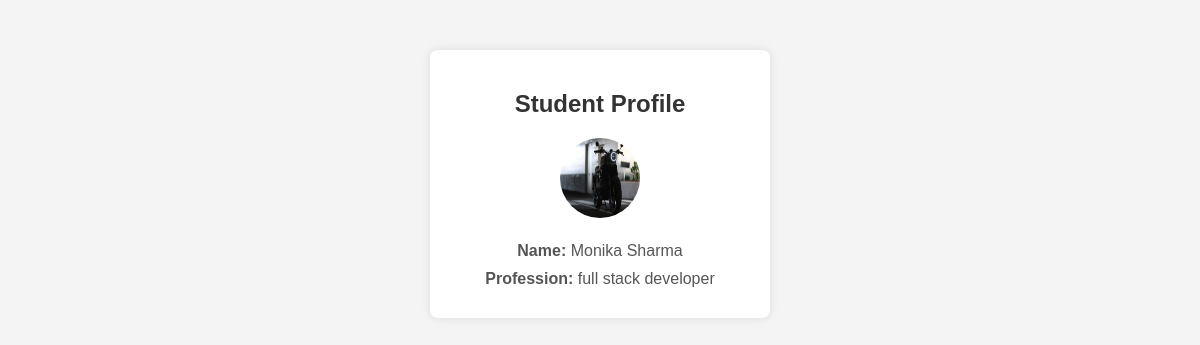
/admin/student_profile.php?id=30, run on the app's committed database.
### tables this page shows
CREATE TABLE `register_student` (
  `id` int(11) NOT NULL,
  `name` varchar(50) NOT NULL,
  `profession` varchar(255) NOT NULL,
  `email` varchar(255) NOT NULL,
  `password` varchar(255) NOT NULL,
  `image_path` varchar(255) NOT NULL
);

### admin/student_profile.php (the view, shortened to what this page needs)
<!DOCTYPE html>
<html lang="en">
<head>
</head>
<body>
    <?php
    include 'connect_db.php';
    if (isset($_GET['id']) && is_numeric($_GET['id'])) {
        $studentId = $_GET['id'];
        $selectSql = "SELECT * FROM register_student WHERE id = $studentId";
        $result = $conn->query($selectSql);
        if ($result->num_rows > 0) {
            $row = $result->fetch_assoc();
            $name = $row['name'];
            $profession = $row['profession'];
            $imagePath = $row['image_path'];
            echo '<div>';
            echo '<h2>Student Profile</h2>';
            echo '<img src="' . $imagePath . '" alt="' . $name . '">';
            echo '<p><strong>Name:</strong> ' . $name . '</p>';
            echo '<p><strong>Profession:</strong> ' . $profession . '</p>';
            echo '</div>';
        } else {
            echo "Student not found.";
        }
    } else {
        echo "Invalid student ID.";
    }
    ?>
</body>
</html>

### admin/student_profile.php (style rules this page uses)
body { font-family: 'Arial', sans-serif; background-color: #f4f4f4; text-align: center; margin: 50px; }
h2 { color: #333; }
div { background-color: #fff; border-radius: 8px; box-shadow: 0 0 10px rgba(0, 0, 0, 0.1); padding: 20px; margin: 20px auto; max-width: 300px; }
img { width: 80px; height: 80px; border-radius: 50%; margin-bottom: 10px; }
p { color: #555; margin: 10px 0; }

### data on the page
register_student: image_path (picture), name "Monika Sharma", profession "full stack developer"
